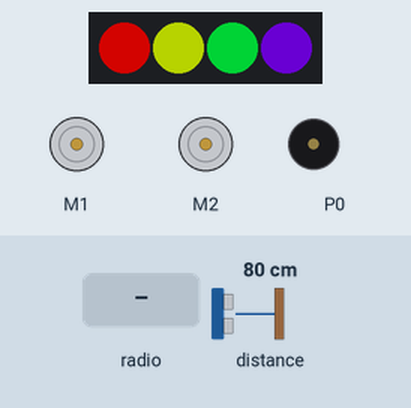
Recording of a program running on a simulated BBC micro:bit (MakeCode). On the bench: 4 RGB LEDs in strip order, left to right, 2 × DC motor (green arrow = forward, orange = backward, longer = faster), buzzer (waves = sounding). The test bench sets the inputs (shaded band); at power-on: distance to the obstacle 80 cm. Dim RGB values are drawn brighter than linear.

Above: at 1.2 s.
1.3 s: distance to the obstacle set to 9 cm
2.8 s: distance to the obstacle set to 6 cm
At 3.2 s:
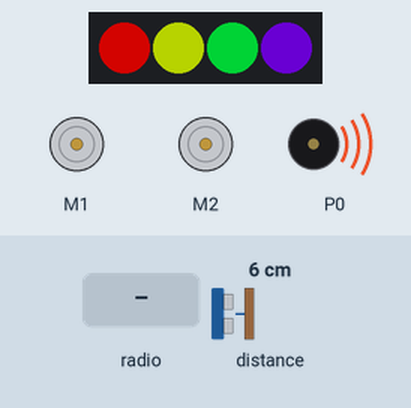
5.8 s: radio message "vooruit" arrives
At 6.6 s:
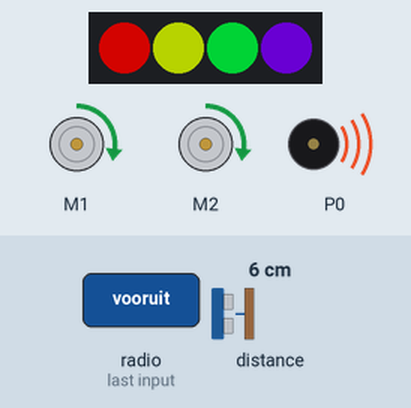
8.8 s: radio message "achteruit" arrives
At 9.6 s:
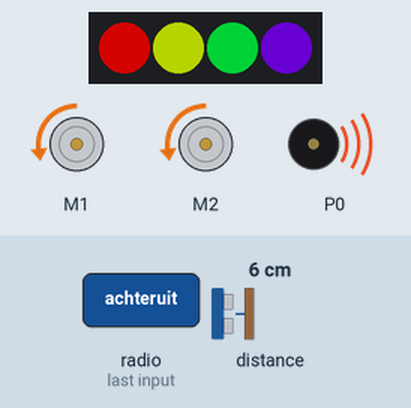
11.8 s: radio message "stop" arrives
At 12.5 s:
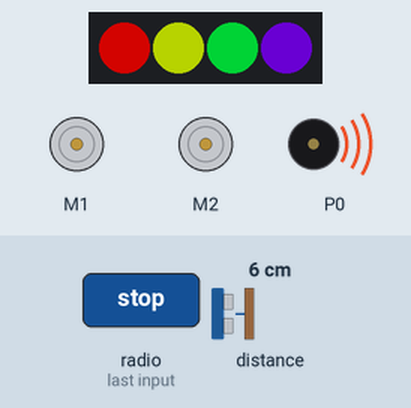
14.8 s: radio message "links" arrives
At 15.64 s:
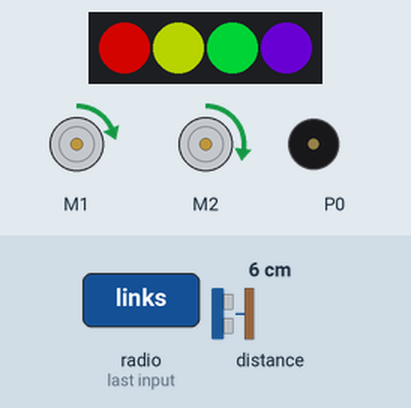
Timing chart, 0 to 18.8 s (numbered marks = the images above; inputs shaded):
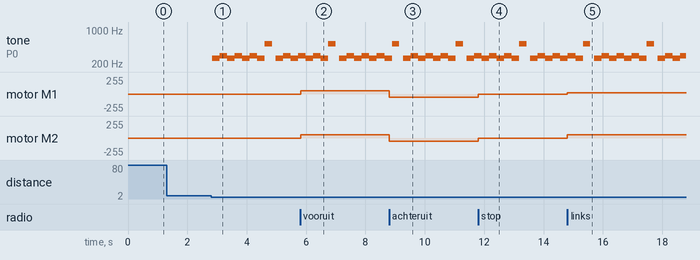

The program:

main.ts
```typescript
radio.onReceivedString(function (receivedString) {
    if ("vooruit" == receivedString) {
        maqueen.motorRun(maqueen.Motors.All, maqueen.Dir.CW, snelheid)
    } else if ("achteruit" == receivedString) {
        maqueen.motorRun(maqueen.Motors.All, maqueen.Dir.CCW, snelheid)
    } else if ("stop" == receivedString) {
        maqueen.motorStop(maqueen.Motors.All)
    } else if ("links" == receivedString) {
        maqueen.motorRun(maqueen.Motors.M1, maqueen.Dir.CW, snelheid / 3)
        maqueen.motorRun(maqueen.Motors.M2, maqueen.Dir.CW, snelheid)
    } else if ("rechts" == receivedString) {
        maqueen.motorRun(maqueen.Motors.M2, maqueen.Dir.CW, snelheid / 3)
        maqueen.motorRun(maqueen.Motors.M1, maqueen.Dir.CW, snelheid)
    } else if ("sneller" == receivedString) {
        snelheid += 50
    } else if ("trager" == receivedString) {
        snelheid += -50
    } else if ("licht aan" == receivedString) {
        strip.rotate(10)
        strip.show()
        maqueen.writeLED(maqueen.LED.LEDRight, maqueen.LEDswitch.turnOn)
        maqueen.writeLED(maqueen.LED.LEDLeft, maqueen.LEDswitch.turnOn)
    } else if ("licht uit" == receivedString) {
        maqueen.writeLED(maqueen.LED.LEDRight, maqueen.LEDswitch.turnOff)
        maqueen.writeLED(maqueen.LED.LEDLeft, maqueen.LEDswitch.turnOff)
    } else {
        basic.showString(receivedString)
    }
})
let afstand = 0
let strip: neopixel.Strip = null
let snelheid = 0
radio.setGroup(1)
snelheid = 50
strip = neopixel.create(DigitalPin.P15, 4, NeoPixelMode.RGB)
strip.showRainbow(1, 270)
basic.forever(function () {
    afstand = maqueen.Ultrasonic(PingUnit.Centimeters)
    if (afstand < 8) {
        music.playMelody("C D C D C D C C5 ", 240)
    }
    basic.pause(100)
})
```

test.ts
```typescript
// tests gaan hier; deze zal niet worden gecompileerd wanneer dit pakket wordt gebruikt als extensie.
```

Measured:
- the behaviour switches between 8 and 7 cm on distance to the obstacle (found by bisection; images 0 and 1)
- after the input at 1.3 s, every drawn part: stays the same
- after the input at 2.8 s, tone on P0: plays 262 Hz for 0.25 s, 294 Hz for 0.25 s, 262 Hz for 0.25 s, 294 Hz for 0.25 s, 262 Hz for 0.25 s, 294 Hz for 0.25 s … (12 notes in this stretch), starting at once
- after the input at 5.8 s, motor M1, motor M2: stopped → forward 50/255 at once
- after the input at 8.8 s, motor M1, motor M2: forward 50/255 → backward 50/255 at once
- after the input at 11.8 s, motor M1, motor M2: backward 50/255 → stopped at once
- after the input at 14.8 s, motor M1: stopped → forward 17/255 at once; motor M2: stopped → forward 50/255 at once
